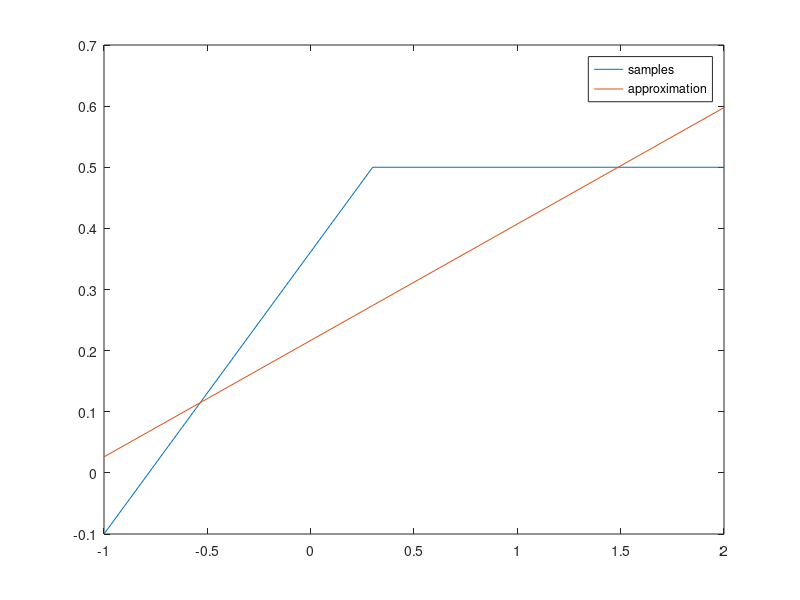
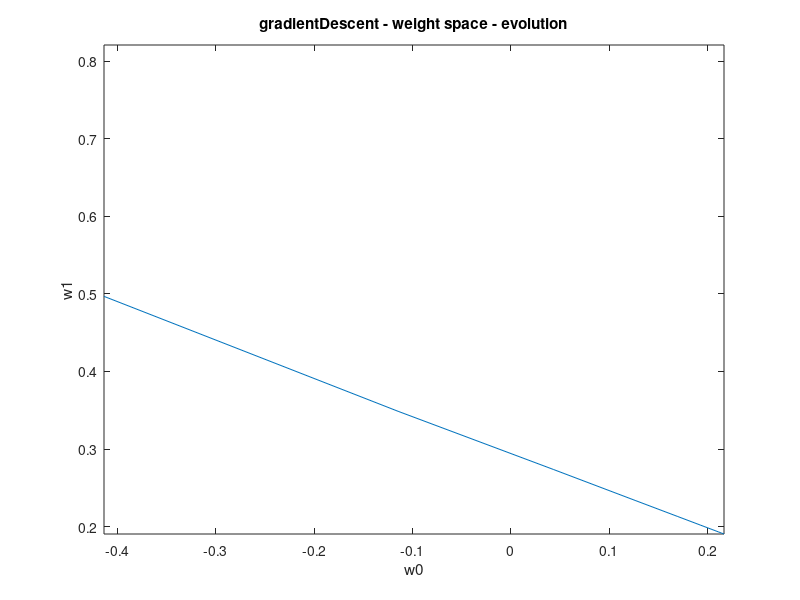
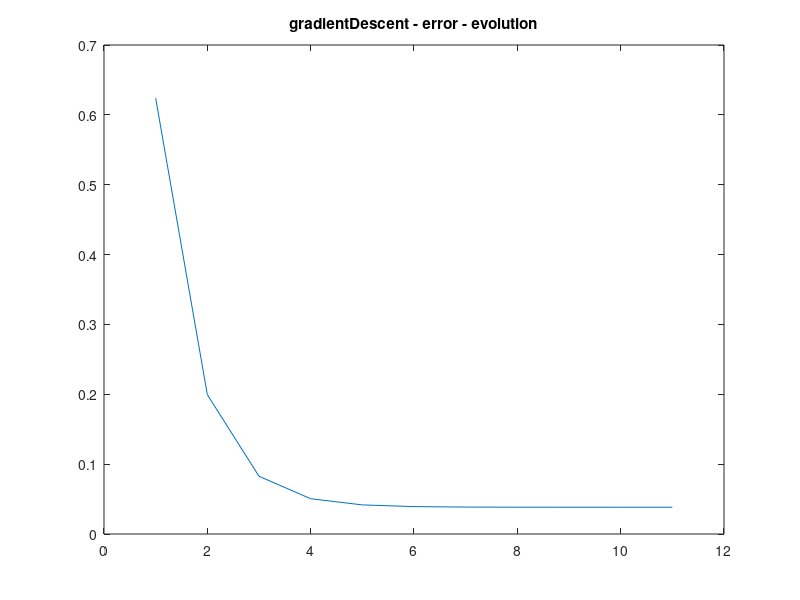
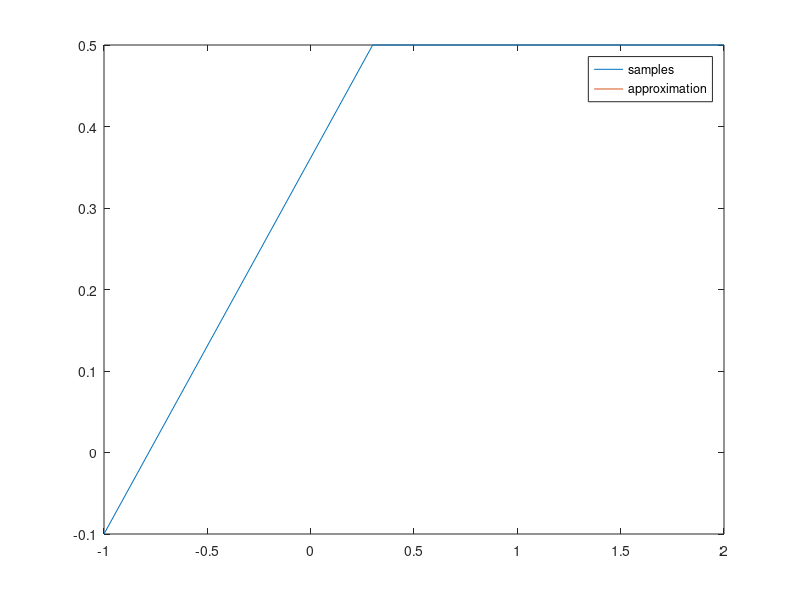

Write the MATLAB code that produced these figures, in order.
#! /usr/bin/octave -qf

#
# Here we are comparing 3 different learning algorithms,
# demonstrated on a simple perceptron.
# i)   gradient decsent
# ii)  line-search
# iii) conjugate gradient descent
#


# X' = transposed(X)


# Weight vector: w[0=>threshold, 1=>input-weight]
global wInit = 0.5;
global w = [0.0; 0.0]

# Output vector: t[trainingSampleId]
global t = [-0.1, 0.5, 0.5]

# Input matrix: X[trainingSampleId][0=>bias, 1=>input]
global input = [-1.0, 0.3, 2.0]
global X = [1.0, 1.0, 1.0; input]


# the training error
function _Error = Error()
	global X
	global w
	global t
	_Error = 0.5 * sumsq(w' * X - t);
endfunction

# H = 2XX'
function _H = H()
	global X
	_H = 2 * X * X';
endfunction

# Returns the gradient for the current error
function _gradient = gradient()
	global w
	global X
	global t
	b = -2 * X * t';
	_gradient = H() * w + b;
endfunction

#################################

global w0
global w1
global e

function learn_init()
	global wInit;
	global w;
	global w0;
	global w1;
	global e;

	w(1) = unifrnd(-wInit, wInit);
	w(2) = unifrnd(-wInit, wInit);

	# save w0/1 for plotting
	w0 = [w(1)];
	w1 = [w(2)];

	e  = [Error()];
endfunction

# 5.1.a Gradient Descent
function learn_gradientDescent()
	global w;
	global w0;
	global w1;
	global e;

	iterations = 10;
	rate = 0.1;
	for i = 1:iterations
		g = gradient();
		w = w - rate * g;
		w0(end+1) = w(1);
		w1(end+1) = w(2);
		e(end+1)  = Error();
	endfor
endfunction

# 5.1.b Line search
function learn_lineSearch()
	global w;
	global w0;
	global w1;
	global e;

	iterations = 15;
	for i = 1:iterations
		g = gradient();
		alpha = - (g' * g) / (g' * H() * g);
		w = w + alpha * g;
		w0(end+1) = w(1);
		w1(end+1) = w(2);
		e(end+1)  = Error();
	endfor
endfunction

# 5.1.c Conjugate Gradient
function learn_conjugateGradient()
	global w;
	global w0;
	global w1;
	global e;

	gold = gradient();
	w = -gold;
	d = -gold;
	iterations = 2;
	for i = 1:iterations
		alpha = -(d' * gold) / (d' * H() * d);
		w = w + alpha * d;
		gnew = gradient();
		if (1 == 0)
			break;
		endif
		beta = -(gnew' * gnew) / (gold' * gold);
		d = gnew + beta * d;
		gold = gnew;

		w0(end+1) = w(1);
		w1(end+1) = w(2);
		e(end+1)  = Error();
	endfor
endfunction


function plotLearningResults(methodName)
	global input;
	global X;
	global t;
	global w;
	global w0;
	global w1;
	global e;

	# Plot the samples vs the approximation
	output = t
	approxOutput = w' * X
	title(strcat(methodName, " - target space - samples and approximation"))
	plot(input, [output; approxOutput])
	legend(["samples"; "approximation"]);
	print(strcat(methodName, "_approximation.png"), "-dpng")

	# Plot the weights evolution over the iteration steps
	plot(w0, w1)
	title(strcat(methodName, " - weight space - evolution"))
	xlabel("w0");
	ylabel("w1");
	w0Min = min(w0)
	w0Max = max(w0)
	w0Scale = w0Max - w0Min
	w1Min = min(w1)
	w1Max = max(w1)
	w1Scale = w1Max - w1Min
	wScaleMax = max([w0Scale, w1Scale])
	w0Max = w0Min + wScaleMax
	w1Max = w1Min + wScaleMax
	axis([w0Min w0Max w1Min w1Max])
	print(strcat(methodName, "_weightsEvolution.png"), "-dpng")

	# Plot the error evolution over the iteration steps
	plot(e)
	title(strcat(methodName, " - error - evolution"))
	print(strcat(methodName, "_errorsEvolution.png"), "-dpng")
endfunction


learn_init()
learn_gradientDescent()
plotLearningResults("gradientDescent")

learn_init()
learn_lineSearch()
plotLearningResults("lineSearch")

learn_init()
learn_conjugateGradient()
plotLearningResults("conjugateGradient")
